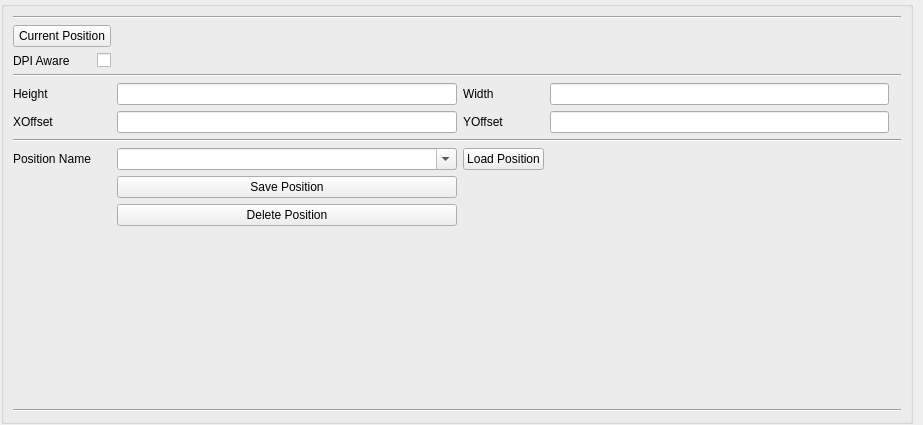
<?xml version="1.0" encoding="UTF-8"?>
<ui version="4.0">
 <class>DialogPositioner</class>
 <widget class="QWidget" name="DialogPositioner">
  <property name="geometry">
   <rect>
    <x>0</x>
    <y>0</y>
    <width>923</width>
    <height>425</height>
   </rect>
  </property>
  <property name="windowTitle">
   <string>agtv - Positioner</string>
  </property>
  <property name="windowIcon">
   <iconset resource="agtv.qrc">
    <normaloff>:/images/agtv_32.png</normaloff>:/images/agtv_32.png</iconset>
  </property>
  <layout class="QGridLayout" name="gridLayout">
   <property name="sizeConstraint">
    <enum>QLayout::SetNoConstraint</enum>
   </property>
   <property name="leftMargin">
    <number>1</number>
   </property>
   <property name="topMargin">
    <number>1</number>
   </property>
   <property name="rightMargin">
    <number>1</number>
   </property>
   <property name="bottomMargin">
    <number>1</number>
   </property>
   <item row="0" column="0">
    <widget class="QGroupBox" name="groupBox">
     <property name="sizePolicy">
      <sizepolicy hsizetype="Ignored" vsizetype="Ignored">
       <horstretch>0</horstretch>
       <verstretch>0</verstretch>
      </sizepolicy>
     </property>
     <property name="minimumSize">
      <size>
       <width>912</width>
       <height>423</height>
      </size>
     </property>
     <property name="title">
      <string/>
     </property>
     <layout class="QGridLayout" name="gridLayout_2">
      <item row="7" column="0" colspan="8">
       <widget class="Line" name="line_4">
        <property name="orientation">
         <enum>Qt::Horizontal</enum>
        </property>
       </widget>
      </item>
      <item row="8" column="0" colspan="2">
       <widget class="QLabel" name="label_5">
        <property name="text">
         <string>Position Name</string>
        </property>
       </widget>
      </item>
      <item row="8" column="4">
       <widget class="QPushButton" name="pushButtonLoadPos">
        <property name="text">
         <string>Load Position</string>
        </property>
       </widget>
      </item>
      <item row="9" column="3">
       <widget class="QPushButton" name="pushButtonSavePos">
        <property name="text">
         <string>Save Position</string>
        </property>
       </widget>
      </item>
      <item row="8" column="3">
       <widget class="QComboBox" name="comboBoxPosName">
        <property name="contextMenuPolicy">
         <enum>Qt::PreventContextMenu</enum>
        </property>
        <property name="editable">
         <bool>true</bool>
        </property>
       </widget>
      </item>
      <item row="10" column="3">
       <widget class="QPushButton" name="pushButtonDeletePos">
        <property name="text">
         <string>Delete Position</string>
        </property>
       </widget>
      </item>
      <item row="3" column="0" colspan="8">
       <widget class="Line" name="line_2">
        <property name="orientation">
         <enum>Qt::Horizontal</enum>
        </property>
       </widget>
      </item>
      <item row="12" column="0" colspan="8">
       <widget class="Line" name="line">
        <property name="orientation">
         <enum>Qt::Horizontal</enum>
        </property>
       </widget>
      </item>
      <item row="0" column="0" colspan="8">
       <widget class="Line" name="line_3">
        <property name="orientation">
         <enum>Qt::Horizontal</enum>
        </property>
       </widget>
      </item>
      <item row="4" column="0">
       <widget class="QLabel" name="label">
        <property name="text">
         <string>Height</string>
        </property>
       </widget>
      </item>
      <item row="6" column="0" colspan="2">
       <widget class="QLabel" name="label_3">
        <property name="text">
         <string>XOffset</string>
        </property>
       </widget>
      </item>
      <item row="4" column="3">
       <widget class="QLineEdit" name="lineEditH"/>
      </item>
      <item row="2" column="0" colspan="2">
       <widget class="QLabel" name="label_6">
        <property name="text">
         <string>DPI Aware</string>
        </property>
       </widget>
      </item>
      <item row="6" column="3">
       <widget class="QLineEdit" name="lineEditX"/>
      </item>
      <item row="4" column="5">
       <widget class="QLineEdit" name="lineEditW"/>
      </item>
      <item row="6" column="4">
       <widget class="QLabel" name="label_4">
        <property name="text">
         <string>YOffset</string>
        </property>
       </widget>
      </item>
      <item row="4" column="4">
       <widget class="QLabel" name="label_2">
        <property name="text">
         <string>Width</string>
        </property>
       </widget>
      </item>
      <item row="6" column="5">
       <widget class="QLineEdit" name="lineEditY"/>
      </item>
      <item row="11" column="3">
       <spacer name="verticalSpacer">
        <property name="orientation">
         <enum>Qt::Vertical</enum>
        </property>
        <property name="sizeHint" stdset="0">
         <size>
          <width>20</width>
          <height>40</height>
         </size>
        </property>
       </spacer>
      </item>
      <item row="2" column="2">
       <widget class="QCheckBox" name="checkBoxDpiAware">
        <property name="text">
         <string/>
        </property>
       </widget>
      </item>
      <item row="1" column="0" colspan="3">
       <widget class="QPushButton" name="pushButtonCurrentPos">
        <property name="text">
         <string>Current Position</string>
        </property>
       </widget>
      </item>
     </layout>
    </widget>
   </item>
   <item row="0" column="1">
    <spacer name="horizontalSpacer_2">
     <property name="orientation">
      <enum>Qt::Horizontal</enum>
     </property>
     <property name="sizeHint" stdset="0">
      <size>
       <width>40</width>
       <height>20</height>
      </size>
     </property>
    </spacer>
   </item>
  </layout>
 </widget>
 <resources>
  <include location="agtv.qrc"/>
 </resources>
 <connections/>
</ui>
